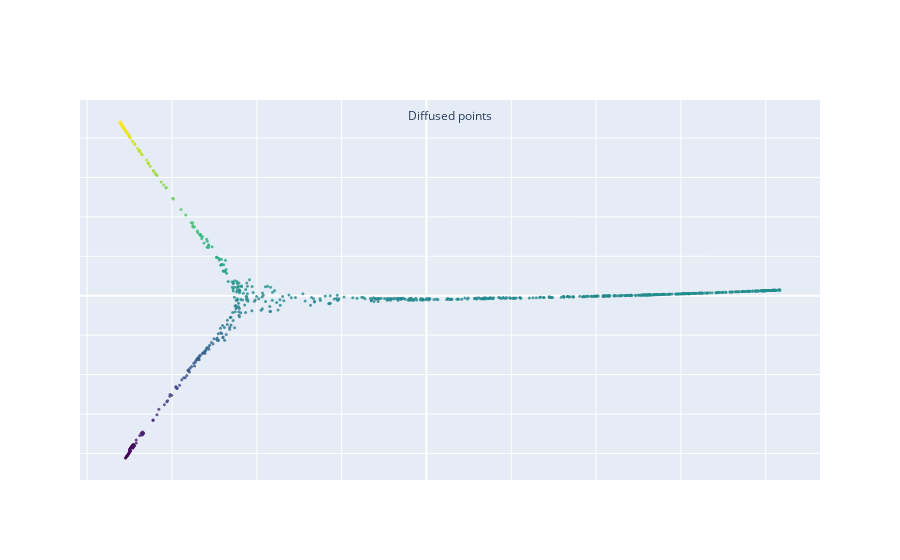

The notebook cell this image was saved under:
### Code cell
plot_2Dsub_figures(dmap)

### Figure 1 — Plotly figure (JSON) as saved in the notebook; plotly's stock layout.template omitted (floating-point values rounded to 4 significant figures; data arrays with more than 128 entries replaced by an {"elided": "..."} marker saying what was removed)
{"data": [{"marker": {"color": {"elided": "740 float values"}, "colorscale": [[0, "#440154"], [0.1111, "#482878"], [0.2222, "#3e4989"], [0.3333, "#31688e"], [0.4444, "#26828e"], [0.5556, "#1f9e89"], [0.6667, "#35b779"], [0.7778, "#6ece58"], [0.8889, "#b5de2b"], [1, "#fde725"]], "opacity": 0.8, "size": 3}, "mode": "markers", "type": "scatter", "x": {"elided": "740 float values"}, "y": {"elided": "740 float values"}}], "layout": {"title": {"font": {"size": 12}, "text": "Diffused points", "x": 0.5, "y": 0.8}, "xaxis": {"showticklabels": false}, "yaxis": {"showticklabels": false}}}
